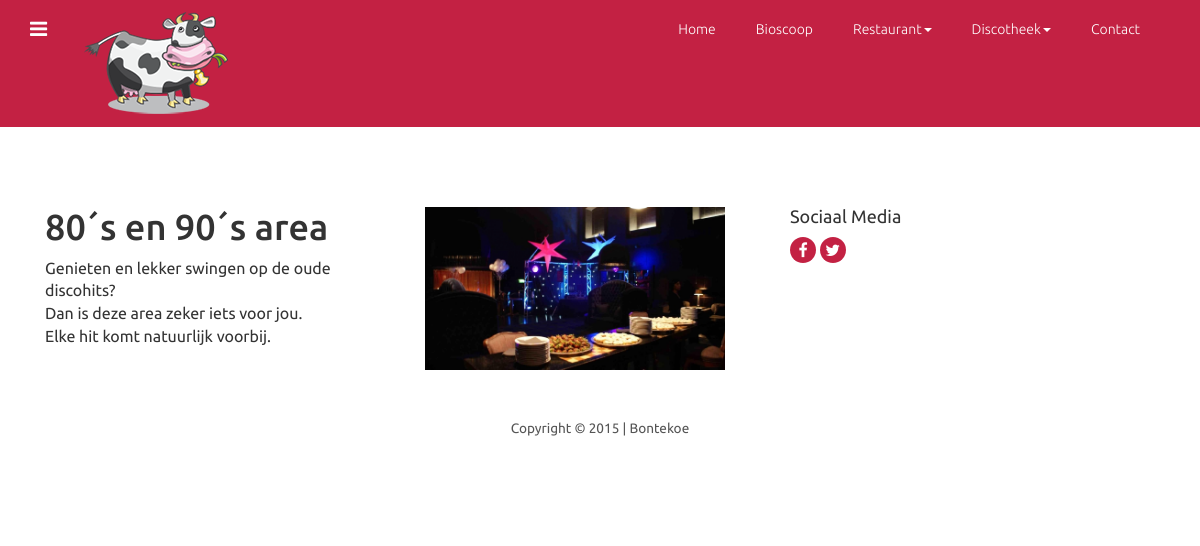
Page /website/uitgaan/index.php?page=80s-90s on the committed database.
### tables this page shows
CREATE TABLE IF NOT EXISTS `uitgaan` (
  `id` int(2) NOT NULL,
  `page` varchar(20) NOT NULL,
  `text` text NOT NULL,
  `picture` varchar(64) NOT NULL
);

### website/uitgaan/index.php (the view, shortened to what this page needs)
<?php
require_once("../php/_db.php");
try {
    $query = $_DB->prepare("SELECT `picture`,`text` FROM `uitgaan` WHERE `page` = ?");
    $query->execute([$_GET['page']]);
} catch (PDOException $e) {
    $sMsg = '<p>
Regelnummer: ' . $e->getLine() . '<br />
Bestand: ' . $e->getFile() . '<br />
Foutmelding: ' . $e->getMessage() . '<br />
</p>';
    trigger_error($sMsg);
}
$picture = "";
$text = "";
while ($rij = $query->fetch()) {
    $text = $rij['text'];
    $picture = $rij['picture'];
}
?>
<!DOCTYPE HTML>
<html>
    <head>
        <link href="../css/bootstrap-3.1.1.min.css" rel='stylesheet' type='text/css'/>
        <link href="../css/style.css" rel='stylesheet' type='text/css'/>
        <link href="../css/font-awesome.css" rel="stylesheet">
    </head>
    <body>
        <div class="navbar navbar-inverse-blue navbar">
            <div class="navbar-inner">
                <div class="container">
                    <div class="navigation">
                        <nav id="colorNav">
                            <ul>
                                <li class="green">
                                </li>
                            </ul>
                        </nav>
                    </div>
                    <a class="brand" href="../index.html"><img src="../img/logo1.png" alt="logo"></a>
                    <div class="pull-right">
                        <nav class="navbar nav_bottom" role="navigation">
                            <div class="collapse navbar-collapse" id="bs-megadropdown-tabs">
                                <ul class="nav navbar-nav nav_1">
                                    <li><a href="../index.html">Home</a></li>
                                    <li><a href="../bioscoop.html">Bioscoop</a></li>
                                    <li class="dropdown">
                                        <a href="#" class="dropdown-toggle" data-toggle="dropdown">Restaurant<span
                                                class="caret"></span></a>
                                    </li>
                                    <li class="dropdown">
                                        <a href="#" class="dropdown-toggle" data-toggle="dropdown">Discotheek<span
                                                class="caret"></span></a>
                                    <li class="last"><a href="../contact.html">Contact</a></li>
                                </ul>
                            </div>
                        </nav>
                    </div>
                </div>
            </div>
        </div>
        <div class="footer">
            <div class="container">
                <div class="col-md-4 col_2">
                    <?=$text?>
                </div>
                <div class="col-md-4 col_2">
                    <?PHP if(count($picture)) { ?>
                    <img src="<?=$picture?>" width="300">
                    <?PHP } ?>
                </div>
                <h4>Sociaal Media</h4>
                <ul class="footer_social">
                    <li><a href="https://www.facebook.com"><i class="fa fa-facebook fa1"> </i></a></li>
                    <li><a href="https://www.twitter.com"><i class="fa fa-twitter fa1"> </i></a></li>
                </ul>
            </div>
            <div class="copy">
                <p>Copyright © 2015 | Bontekoe</p>
            </div>
        </div>
    </body>
</html>

### website/css/style.css (style rules this page uses)
h4, h5, h6, h1, h2, h3 { margin-top: 0; }
ul, ol { margin: 0; }
p { margin: 0; }
html, body { font-family: Ubuntu; font-size: 100%; background: #fff; }
body a { transition: 0.5s all; -webkit-transition: 0.5s all; -moz-transition: 0.5s all; -o-transition: 0.5s all; -ms-transition: 0.5s all; }
.navigation { float: left; margin-right: 3%; margin-top: 1px; }
#colorNav > ul { padding: 0; margin: 0; }
#colorNav > ul > li { list-style: none; position: relative; }
#colorNav li.green:after { text-shadow: none; -webkit-font-smoothing: antialiased; font-family: 'fontawesome'; speak: none; font-weight: normal; font-variant: normal; line-height: 1; text-transform: none; -moz-transition: 0.4s; -o-transition: 0.4s; -webkit-transition: 0.4s; transition: 0.4s; color: #fff; content: "\f0c9"; display: inline-block; font-size: 20px; margin-left: 0; position: relative; top: 11px; }
.navbar-inverse-blue .navbar-inner { padding: 7px 0; background: #c32143; border: none; font-size: 0.85em; }
.navbar { min-height: 100%; margin-bottom: 0; border: none; }
.navbar-nav { margin: 0; float: right; }
.navbar-nav > li > a { padding: 10px 15px; text-align: center; color: #fff; font-weight: 100; font-size: 14px; }
.nav_bottom { background: none; }
ul.nav_1 { float: none; margin: 2px 0 0 0; }
ul.nav_1 li { margin-right: 10px; }
ul.nav_1 li a { color: #fff; }
ul.nav_1 li.last { margin-right: 0; }
.footer { background: #fff; padding: 5em 0; }
ul.footer_social { padding: 0; margin: 0 0 1em; list-style: none; }
ul.footer_social li { display: inline-block; text-align: center; }
i.fa1 { background: #c32143; width: 26px; height: 26px; color: #fff; line-height: 26px; border-radius: 20px; -webkit-border-radius: 20px; -moz-border-radius: 20px; -o-border-radius: 20px; }
.copy { margin: 3em 0 0 0; text-align: center; }
.copy p { color: #555; font-size: 0.85em; }
ul { padding: 0; list-style: none; }
.headings h1, h2, h3, h4, h5, h6 { font-weight: 400; }

### rows in the picture
uitgaan: text "80´s en 90´s area Genieten en lekker swingen op de oude discohits? Dan is deze area zeker iets voor jou. Elke hit komt natuurlijk voorbij.", picture (picture)
